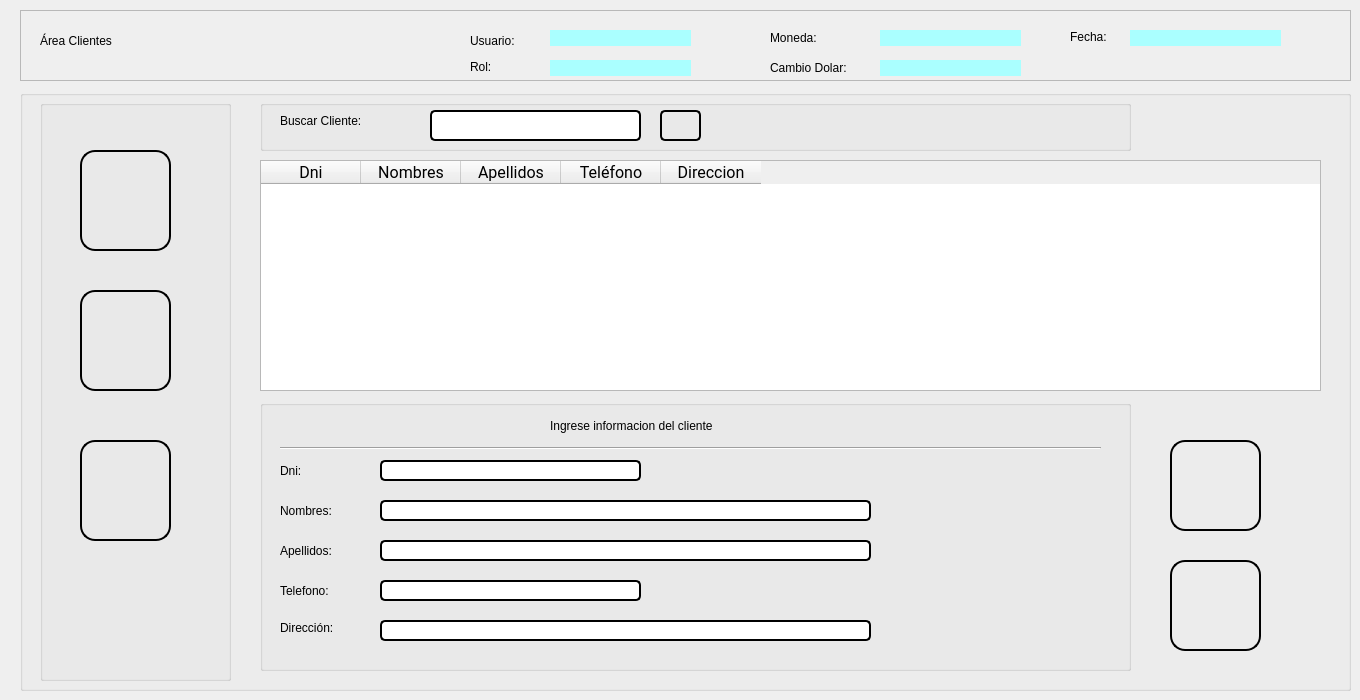
    <widget class="QWidget" name="clientes_page">
     <widget class="QFrame" name="info_page_3">
      <property name="geometry">
       <rect>
        <x>20</x>
        <y>10</y>
        <width>1331</width>
        <height>71</height>
       </rect>
      </property>
      <property name="styleSheet">
       <string notr="true"/>
      </property>
      <property name="frameShape">
       <enum>QFrame::StyledPanel</enum>
      </property>
      <property name="frameShadow">
       <enum>QFrame::Raised</enum>
      </property>
      <widget class="QLabel" name="area_lbl_3">
       <property name="geometry">
        <rect>
         <x>20</x>
         <y>10</y>
         <width>271</width>
         <height>41</height>
        </rect>
       </property>
       <property name="styleSheet">
        <string notr="true">font: bold 26pt &quot;Roboto&quot;;

</string>
       </property>
       <property name="text">
        <string>Área Clientes</string>
       </property>
      </widget>
      <widget class="QLabel" name="usuario_lbl_3">
       <property name="geometry">
        <rect>
         <x>450</x>
         <y>20</y>
         <width>71</width>
         <height>21</height>
        </rect>
       </property>
       <property name="styleSheet">
        <string notr="true">font: 57 11pt &quot;Roboto&quot;;</string>
       </property>
       <property name="text">
        <string>Usuario:</string>
       </property>
      </widget>
      <widget class="QLabel" name="rol_lbl_3">
       <property name="geometry">
        <rect>
         <x>450</x>
         <y>50</y>
         <width>47</width>
         <height>13</height>
        </rect>
       </property>
       <property name="styleSheet">
        <string notr="true">font: 57 11pt &quot;Roboto&quot;;</string>
       </property>
       <property name="text">
        <string>Rol:</string>
       </property>
      </widget>
      <widget class="QLabel" name="moneda_lbl_3">
       <property name="geometry">
        <rect>
         <x>750</x>
         <y>20</y>
         <width>71</width>
         <height>16</height>
        </rect>
       </property>
       <property name="styleSheet">
        <string notr="true">font: 57 11pt &quot;Roboto&quot;;</string>
       </property>
       <property name="text">
        <string>Moneda:</string>
       </property>
      </widget>
      <widget class="QLabel" name="cambio_dolar_lbl_3">
       <property name="geometry">
        <rect>
         <x>750</x>
         <y>50</y>
         <width>101</width>
         <height>16</height>
        </rect>
       </property>
       <property name="styleSheet">
        <string notr="true">font: 57 11pt &quot;Roboto&quot;;</string>
       </property>
       <property name="text">
        <string>Cambio Dolar:</string>
       </property>
      </widget>
      <widget class="QLabel" name="fecha_lbl_3">
       <property name="geometry">
        <rect>
         <x>1050</x>
         <y>20</y>
         <width>47</width>
         <height>13</height>
        </rect>
       </property>
       <property name="styleSheet">
        <string notr="true">font: 57 11pt &quot;Roboto&quot;;</string>
       </property>
       <property name="text">
        <string>Fecha:</string>
       </property>
      </widget>
      <widget class="QLabel" name="usuario_res_lbl_3">
       <property name="geometry">
        <rect>
         <x>530</x>
         <y>20</y>
         <width>141</width>
         <height>16</height>
        </rect>
       </property>
       <property name="styleSheet">
        <string notr="true">background-color: rgb(170, 255, 255);</string>
       </property>
       <property name="text">
        <string/>
       </property>
      </widget>
      <widget class="QLabel" name="rol_res_lbl_3">
       <property name="geometry">
        <rect>
         <x>530</x>
         <y>50</y>
         <width>141</width>
         <height>16</height>
        </rect>
       </property>
       <property name="styleSheet">
        <string notr="true">background-color: rgb(170, 255, 255);</string>
       </property>
       <property name="text">
        <string/>
       </property>
      </widget>
      <widget class="QLabel" name="moneda_res_lbl_3">
       <property name="geometry">
        <rect>
         <x>860</x>
         <y>20</y>
         <width>141</width>
         <height>16</height>
        </rect>
       </property>
       <property name="styleSheet">
        <string notr="true">background-color: rgb(170, 255, 255);</string>
       </property>
       <property name="text">
        <string/>
       </property>
      </widget>
      <widget class="QLabel" name="cambio_dolar_resp_lbl_3">
       <property name="geometry">
        <rect>
         <x>860</x>
         <y>50</y>
         <width>141</width>
         <height>16</height>
        </rect>
       </property>
       <property name="styleSheet">
        <string notr="true">background-color: rgb(170, 255, 255);</string>
       </property>
       <property name="text">
        <string/>
       </property>
      </widget>
      <widget class="QLabel" name="fecha_res_lbl_3">
       <property name="geometry">
        <rect>
         <x>1110</x>
         <y>20</y>
         <width>151</width>
         <height>16</height>
        </rect>
       </property>
       <property name="styleSheet">
        <string notr="true">background-color: rgb(170, 255, 255);</string>
       </property>
       <property name="text">
        <string/>
       </property>
      </widget>
     </widget>
     <widget class="QGroupBox" name="groupBox_10">
      <property name="geometry">
       <rect>
        <x>20</x>
        <y>90</y>
        <width>1331</width>
        <height>601</height>
       </rect>
      </property>
      <property name="title">
       <string/>
      </property>
      <widget class="QGroupBox" name="groupBox_9">
       <property name="geometry">
        <rect>
         <x>20</x>
         <y>10</y>
         <width>191</width>
         <height>581</height>
        </rect>
       </property>
       <property name="title">
        <string/>
       </property>
       <widget class="QPushButton" name="pushButton_7">
        <property name="geometry">
         <rect>
          <x>40</x>
          <y>340</y>
          <width>91</width>
          <height>101</height>
         </rect>
        </property>
        <property name="styleSheet">
         <string notr="true">border-radius:15px;
border:2px solid black;</string>
        </property>
        <property name="text">
         <string/>
        </property>
        <property name="icon">
         <iconset resource="../../Imagenes/imagenes_proyecto.qrc">
          <normaloff>:/iconos/deleteV2.png</normaloff>:/iconos/deleteV2.png</iconset>
        </property>
        <property name="iconSize">
         <size>
          <width>100</width>
          <height>100</height>
         </size>
        </property>
       </widget>
       <widget class="QPushButton" name="pushButton_5">
        <property name="enabled">
         <bool>true</bool>
        </property>
        <property name="geometry">
         <rect>
          <x>40</x>
          <y>50</y>
          <width>91</width>
          <height>101</height>
         </rect>
        </property>
        <property name="styleSheet">
         <string notr="true">border-radius:15px;
border:2px solid black;</string>
        </property>
        <property name="text">
         <string/>
        </property>
        <property name="icon">
         <iconset resource="../../Imagenes/imagenes_proyecto.qrc">
          <normaloff>:/iconos/addV2.png</normaloff>:/iconos/addV2.png</iconset>
        </property>
        <property name="iconSize">
         <size>
          <width>100</width>
          <height>100</height>
         </size>
        </property>
        <property name="checkable">
         <bool>false</bool>
        </property>
       </widget>
       <widget class="QPushButton" name="pushButton_8">
        <property name="enabled">
         <bool>true</bool>
        </property>
        <property name="geometry">
         <rect>
          <x>40</x>
          <y>190</y>
          <width>91</width>
          <height>101</height>
         </rect>
        </property>
        <property name="styleSheet">
         <string notr="true">border-radius:15px;
border:2px solid black;</string>
        </property>
        <property name="text">
         <string/>
        </property>
        <property name="icon">
         <iconset resource="../../Imagenes/imagenes_proyecto.qrc">
          <normaloff>:/iconos/editV2.png</normaloff>:/iconos/editV2.png</iconset>
        </property>
        <property name="iconSize">
         <size>
          <width>100</width>
          <height>100</height>
         </size>
        </property>
        <property name="checkable">
         <bool>false</bool>
        </property>
       </widget>
      </widget>
      <widget class="QTableWidget" name="tableWidget_3">
       <property name="geometry">
        <rect>
         <x>240</x>
         <y>70</y>
         <width>1061</width>
         <height>231</height>
        </rect>
       </property>
       <column>
        <property name="text">
         <string>Dni</string>
        </property>
        <property name="font">
         <font>
          <family>Roboto</family>
          <pointsize>12</pointsize>
         </font>
        </property>
       </column>
       <column>
        <property name="text">
         <string>Nombres</string>
        </property>
        <property name="font">
         <font>
          <family>Roboto</family>
          <pointsize>12</pointsize>
         </font>
        </property>
       </column>
       <column>
        <property name="text">
         <string>Apellidos</string>
        </property>
        <property name="font">
         <font>
          <family>Roboto</family>
          <pointsize>12</pointsize>
         </font>
        </property>
       </column>
       <column>
        <property name="text">
         <string>Teléfono</string>
        </property>
        <property name="font">
         <font>
          <family>Roboto</family>
          <pointsize>12</pointsize>
         </font>
        </property>
       </column>
       <column>
        <property name="text">
         <string>Direccion</string>
        </property>
        <property name="font">
         <font>
          <family>Roboto</family>
          <pointsize>12</pointsize>
         </font>
        </property>
       </column>
      </widget>
      <widget class="QGroupBox" name="groupBox_11">
       <property name="geometry">
        <rect>
         <x>240</x>
         <y>10</y>
         <width>871</width>
         <height>51</height>
        </rect>
       </property>
       <property name="title">
        <string/>
       </property>
       <widget class="QPushButton" name="pushButton_6">
        <property name="geometry">
         <rect>
          <x>400</x>
          <y>10</y>
          <width>41</width>
          <height>31</height>
         </rect>
        </property>
        <property name="styleSheet">
         <string notr="true">border-radius:5px;
border:2px solid black;</string>
        </property>
        <property name="text">
         <string/>
        </property>
        <property name="icon">
         <iconset resource="../../Imagenes/imagenes_proyecto.qrc">
          <normaloff>:/iconos/search_normal.png</normaloff>:/iconos/search_normal.png</iconset>
        </property>
        <property name="iconSize">
         <size>
          <width>30</width>
          <height>30</height>
         </size>
        </property>
       </widget>
       <widget class="QLineEdit" name="lineEdit_4">
        <property name="geometry">
         <rect>
          <x>170</x>
          <y>10</y>
          <width>211</width>
          <height>31</height>
         </rect>
        </property>
        <property name="styleSheet">
         <string notr="true">border-radius:5px;
border:2px solid black;
</string>
        </property>
       </widget>
       <widget class="QLabel" name="label_24">
        <property name="geometry">
         <rect>
          <x>20</x>
          <y>10</y>
          <width>141</width>
          <height>21</height>
         </rect>
        </property>
        <property name="styleSheet">
         <string notr="true">font: 57 16pt &quot;Roboto&quot;;</string>
        </property>
        <property name="text">
         <string>Buscar Cliente:</string>
        </property>
       </widget>
      </widget>
      <widget class="QGroupBox" name="groupBox_12">
       <property name="geometry">
        <rect>
         <x>240</x>
         <y>310</y>
         <width>871</width>
         <height>271</height>
        </rect>
       </property>
       <property name="title">
        <string/>
       </property>
       <widget class="QLabel" name="label_25">
        <property name="geometry">
         <rect>
          <x>290</x>
          <y>10</y>
          <width>331</width>
          <height>31</height>
         </rect>
        </property>
        <property name="styleSheet">
         <string notr="true">font: 57 16pt &quot;Roboto&quot;;</string>
        </property>
        <property name="text">
         <string>Ingrese informacion del cliente</string>
        </property>
       </widget>
       <widget class="Line" name="line_2">
        <property name="geometry">
         <rect>
          <x>20</x>
          <y>40</y>
          <width>821</width>
          <height>16</height>
         </rect>
        </property>
        <property name="orientation">
         <enum>Qt::Horizontal</enum>
        </property>
       </widget>
       <widget class="QLabel" name="label_26">
        <property name="geometry">
         <rect>
          <x>20</x>
          <y>60</y>
          <width>47</width>
          <height>21</height>
         </rect>
        </property>
        <property name="styleSheet">
         <string notr="true">font: 57 16pt &quot;Roboto&quot;;</string>
        </property>
        <property name="text">
         <string>Dni:</string>
        </property>
       </widget>
       <widget class="QLabel" name="label_27">
        <property name="geometry">
         <rect>
          <x>20</x>
          <y>100</y>
          <width>111</width>
          <height>21</height>
         </rect>
        </property>
        <property name="styleSheet">
         <string notr="true">font: 57 16pt &quot;Roboto&quot;;</string>
        </property>
        <property name="text">
         <string>Nombres:</string>
        </property>
       </widget>
       <widget class="QLabel" name="label_28">
        <property name="geometry">
         <rect>
          <x>20</x>
          <y>140</y>
          <width>91</width>
          <height>21</height>
         </rect>
        </property>
        <property name="styleSheet">
         <string notr="true">font: 57 16pt &quot;Roboto&quot;;</string>
        </property>
        <property name="text">
         <string>Apellidos:</string>
        </property>
       </widget>
       <widget class="QLabel" name="label_29">
        <property name="geometry">
         <rect>
          <x>20</x>
          <y>180</y>
          <width>91</width>
          <height>21</height>
         </rect>
        </property>
        <property name="styleSheet">
         <string notr="true">font: 57 16pt &quot;Roboto&quot;;</string>
        </property>
        <property name="text">
         <string>Telefono:</string>
        </property>
       </widget>
       <widget class="QLabel" name="label_30">
        <property name="geometry">
         <rect>
          <x>20</x>
          <y>220</y>
          <width>111</width>
          <height>16</height>
         </rect>
        </property>
        <property name="styleSheet">
         <string notr="true">font: 57 16pt &quot;Roboto&quot;;</string>
        </property>
        <property name="text">
         <string>Dirección:</string>
        </property>
       </widget>
       <widget class="QLineEdit" name="lineEdit_5">
        <property name="geometry">
         <rect>
          <x>120</x>
          <y>60</y>
          <width>261</width>
          <height>21</height>
         </rect>
        </property>
        <property name="styleSheet">
         <string notr="true">border-radius:5px;
border:2px solid black;
</string>
        </property>
       </widget>
       <widget class="QLineEdit" name="lineEdit_6">
        <property name="geometry">
         <rect>
          <x>120</x>
          <y>100</y>
          <width>491</width>
          <height>21</height>
         </rect>
        </property>
        <property name="styleSheet">
         <string notr="true">border-radius:5px;
border:2px solid black;
</string>
        </property>
       </widget>
       <widget class="QLineEdit" name="lineEdit_7">
        <property name="geometry">
         <rect>
          <x>120</x>
          <y>140</y>
          <width>491</width>
          <height>21</height>
         </rect>
        </property>
        <property name="styleSheet">
         <string notr="true">border-radius:5px;
border:2px solid black;
</string>
        </property>
       </widget>
       <widget class="QLineEdit" name="lineEdit_8">
        <property name="geometry">
         <rect>
          <x>120</x>
          <y>180</y>
          <width>261</width>
          <height>21</height>
         </rect>
        </property>
        <property name="styleSheet">
         <string notr="true">border-radius:5px;
border:2px solid black;
</string>
        </property>
       </widget>
       <widget class="QLineEdit" name="lineEdit_9">
        <property name="geometry">
         <rect>
          <x>120</x>
          <y>220</y>
          <width>491</width>
          <height>21</height>
         </rect>
        </property>
        <property name="styleSheet">
         <string notr="true">border-radius:5px;
border:2px solid black;
</string>
        </property>
       </widget>
      </widget>
      <widget class="QPushButton" name="pushButton_19">
       <property name="enabled">
        <bool>true</bool>
       </property>
       <property name="geometry">
        <rect>
         <x>1150</x>
         <y>350</y>
         <width>91</width>
         <height>91</height>
        </rect>
       </property>
       <property name="styleSheet">
        <string notr="true">border-radius:15px;
border:2px solid black;</string>
       </property>
       <property name="text">
        <string/>
       </property>
       <property name="icon">
        <iconset resource="../../Imagenes/imagenes_proyecto.qrc">
         <normaloff>:/iconos/saveV2.png</normaloff>:/iconos/saveV2.png</iconset>
       </property>
       <property name="iconSize">
        <size>
         <width>100</width>
         <height>100</height>
        </size>
       </property>
       <property name="checkable">
        <bool>false</bool>
       </property>
      </widget>
      <widget class="QPushButton" name="pushButton_18">
       <property name="enabled">
        <bool>true</bool>
       </property>
       <property name="geometry">
        <rect>
         <x>1150</x>
         <y>470</y>
         <width>91</width>
         <height>91</height>
        </rect>
       </property>
       <property name="styleSheet">
        <string notr="true">border-radius:15px;
border:2px solid black;</string>
       </property>
       <property name="text">
        <string/>
       </property>
       <property name="icon">
        <iconset resource="../../Imagenes/imagenes_proyecto.qrc">
         <normaloff>:/iconos/broomV2.png</normaloff>:/iconos/broomV2.png</iconset>
       </property>
       <property name="iconSize">
        <size>
         <width>100</width>
         <height>100</height>
        </size>
       </property>
       <property name="checkable">
        <bool>false</bool>
       </property>
      </widget>
     </widget>
    </widget>
